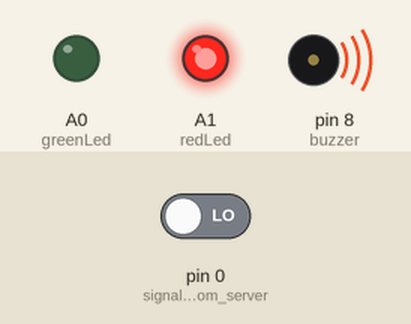
Bench run of a sketch on a simulated Arduino Uno, built with avr-gcc and run on an emulated ATmega328P. Shown: output pins drawn as LEDs (lit = HIGH), buzzer (waves = sounding). The inputs (shaded band) are chosen by the test bench; at power-on: pin 0 (signal_from_server) LOW.

Above: at 2.8 s.
2.9 s: pin 0 (signal_from_server) driven HIGH
At 3.8 s:
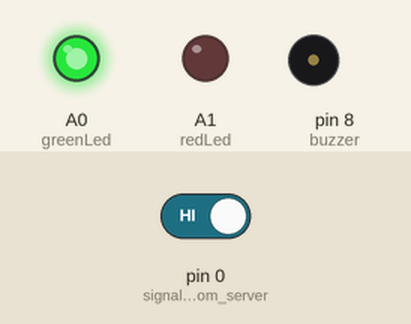
4.5 s: pin 0 (signal_from_server) driven LOW
At 5.4 s:
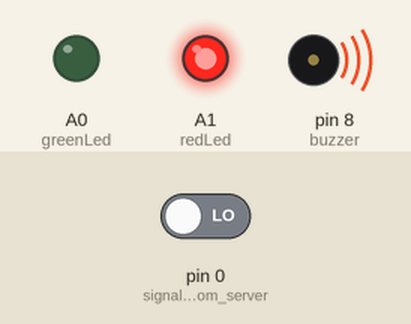
Timing chart, 0 to 7.5 s (numbered marks = the images above; inputs shaded):
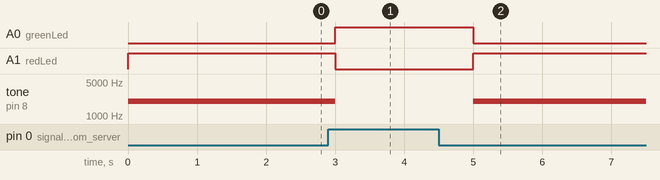

Measured:
- after the input at 2.9 s, A0 (greenLed): LOW → HIGH after 0.10 s; A1 (redLed): HIGH → LOW after 0.10 s; tone on pin 8 (buzzer): 2000 Hz → silent after 0.10 s
- after the input at 4.5 s, A0 (greenLed): HIGH → LOW after 0.50 s; A1 (redLed): LOW → HIGH after 0.50 s; tone on pin 8 (buzzer): silent → 2000 Hz after 0.50 s

The sketch:

client.ino
```cpp
//client

const int greenLed = A0;
const int redLed = A1;
const int buzzer = 8;
const int signal_from_server = 0;


int safe=1;//1:safe 0:unsafe
void setup() {
  // put your setup code here, to run once:
  pinMode(greenLed,OUTPUT);
  pinMode(redLed,OUTPUT);
  pinMode(buzzer,OUTPUT);
  pinMode(signal_from_server,INPUT);
}

void loop() {
  safe=digitalRead(signal_from_server);
  if(safe){
    digitalWrite(greenLed,HIGH);
    digitalWrite(redLed,LOW);
    delay(1000);
    }
  else{
    digitalWrite(redLed,HIGH);
    digitalWrite(greenLed,LOW);
    tone(buzzer, 2000); // Send 2KHz sound signal...
    delay(1000);        // ...for 1 sec
    noTone(buzzer);
      }

}
```
